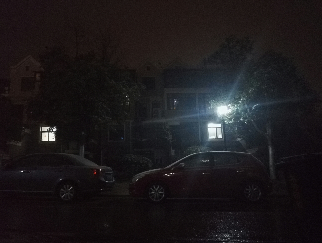
#> input picture night.png, 322 x 243 px
$ jupyter execute Experiment1.ipynb
#> lines starting #> are read from the running program, lines starting #| are printed output that depends on the picture
[cell 1]
# Cell 1 — Imports and utility functions
import cv2
import numpy as np
import matplotlib.pyplot as plt
from skimage import util, metrics  # skimage used for PSNR/MSE (optional)
import os

# Display settings for matplotlib
plt.rcParams['figure.figsize'] = (12,6)
plt.rcParams['image.interpolation'] = 'nearest'

def read_image_rgb(path):
    """Read image using OpenCV and convert BGR->RGB. Returns None if not found."""
#> called with path = 'night.png'
    img_bgr = cv2.imread(path, cv2.IMREAD_COLOR)
#> img_bgr is the input picture: shape (243, 322, 3); mean B, G, R 27.6, 25.7, 28.9
    if img_bgr is None:
        print(f"[ERROR] File not found: {path}")
        return None
    img_rgb = cv2.cvtColor(img_bgr, cv2.COLOR_BGR2RGB)
#| FirstI shape: (243, 322, 3) dtype: uint8
    return img_rgb

def show_images(images, titles=None, cmap=None):
    """Show list of images side by side. images are numpy arrays (H,W,3) or (H,W)."""
    n = len(images)
#> n = 1
    plt.figure(figsize=(5*n,5))
    for i, img in enumerate(images):
        plt.subplot(1,n,i+1)
        if titles: plt.title(titles[i])
        if img.ndim == 2:
            plt.imshow(img, cmap=cmap if cmap else 'gray')
        else:
            plt.imshow(img)
        plt.axis('off')
#> this loop made 1 pass
    plt.show()

def plot_rgb_histograms(rgb_img, bins=256, title_prefix=""):
    """Plot R,G,B histograms and luminance histogram."""
#> called with bins = 256, title_prefix = 'FirstI'
    if rgb_img is None:
        print("No image provided.")
        return
    r = rgb_img[:,:,0].ravel()
    g = rgb_img[:,:,1].ravel()
    b = rgb_img[:,:,2].ravel()
    plt.figure(figsize=(12,6))
    plt.subplot(1,2,1)
    plt.hist(r, bins=bins, alpha=0.6, label='R', density=False)
    plt.hist(g, bins=bins, alpha=0.6, label='G', density=False)
    plt.hist(b, bins=bins, alpha=0.6, label='B', density=False)
    plt.legend()
    plt.title(f"{title_prefix} RGB channel histograms")
    plt.xlabel('Intensity (0-255)')
    plt.ylabel('Count')

    # Luminance (Rec. 709 / perceptual weights) or use cv2.cvtColor to grayscale
    lum = (0.2126*r + 0.7152*g + 0.0722*b)
    plt.subplot(1,2,2)
    plt.hist(lum, bins=bins, alpha=0.9)
    plt.title(f"{title_prefix} Luminance histogram")
    plt.xlabel('Luminance (approx)')
    plt.ylabel('Count')
    plt.show()
#> figure, not shown here; panel 1: tallest bar 3662 high, from x = 16.61 to 17.57; panel 1: tallest bar 3751 high, from x = 12.83 to 13.81; panel 1: tallest bar 4180 high, from x = 15.8 to 16.78; panel 2: tallest bar 3786 high, from x = 13.13 to 14.09

def save_image_rgb(path, img_rgb):
    """Save an RGB image using cv2 (expects RGB -> convert to BGR)."""
    if img_rgb is None:
        print(f"Not saving {path}: image is None")
        return
    img_bgr = cv2.cvtColor(img_rgb, cv2.COLOR_RGB2BGR)
    cv2.imwrite(path, img_bgr)
    print(f"Saved: {path}")

[cell 2]
# Cell 2 — Load FirstI = night.png and show basic info + original histograms
first_path = "night.png"
FirstI = read_image_rgb(first_path)
if FirstI is None:
    # If file missing create a small placeholder so later code doesn't crash (only for demonstration)
    FirstI = np.zeros((200,300,3), dtype=np.uint8)
    FirstI[:] = (20,20,30)  # dark placeholder
    print("Using placeholder FirstI (night.png missing).")

print("FirstI shape:", FirstI.shape, "dtype:", FirstI.dtype)
show_images([FirstI], ["FirstI (original)"])
plot_rgb_histograms(FirstI, title_prefix="FirstI")

[cell 3]
# Cell 3 — 2. Linear transformations (brightness/contrast) and nonlinear (gamma/log)
# Linear: new = alpha * img + beta  (alpha: contrast, beta: brightness)
def linear_transform(img, alpha=1.0, beta=0):
    # img expected in uint8 RGB
#> called with alpha = 1.2, beta = 30
    res = cv2.convertScaleAbs(img, alpha=alpha, beta=beta)
    return res

# Nonlinear: Gamma correction and Log transform
def gamma_correction(img, gamma=1.0):
#> called with gamma = 0.6
    invGamma = 1.0 / gamma
    table = np.array([((i / 255.0) ** invGamma) * 255
                      for i in np.arange(256)]).astype("uint8")
    return cv2.LUT(img, table)

def log_transform(img):
    # Convert to float, apply log(1+I), normalize back to 0-255
    img_float = img.astype(np.float32)
    log_img = np.log1p(img_float)
    # normalize to 0-255
    log_img = 255 * (log_img - log_img.min()) / (log_img.max() - log_img.min() + 1e-8)
    return log_img.astype(np.uint8)
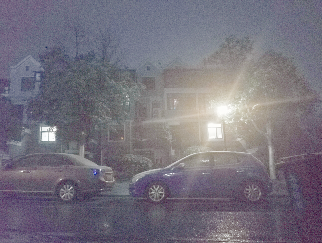
#> returned value: shape (243, 322, 3); mean of channels 0, 1, 2 124.8, 113.4, 117.8; drawn as B, G, R

# Apply several variants
linear_plus = linear_transform(FirstI, alpha=1.2, beta=30)  # brighten + slight contrast
linear_strong = linear_transform(FirstI, alpha=1.5, beta=40)  # stronger
gamma_low = gamma_correction(FirstI, gamma=0.6)   # gamma <1 brightens shadows
gamma_high = gamma_correction(FirstI, gamma=1.6)  # gamma >1 darkens
log_img = log_transform(FirstI)

# Show
show_images([FirstI, linear_plus, gamma_low, log_img],
            ["Original", "Linear alpha=1.2 beta=30", "Gamma=0.6", "Log transform"])
#> the loop in show_images (call 2), `for i, img in enumerate(images):` made 4 passes
# Show histograms for one enhanced result
plot_rgb_histograms(linear_plus, title_prefix="Linear_plus (FirstI)")

[cell 4]
# Cell 4 — 3. Histogram equalization for FirstI
# For color images, do equalization on luminance channel (Y in YCrCb) to avoid color shifts.

def hist_eq_color(img_rgb):
    img_ycrcb = cv2.cvtColor(img_rgb, cv2.COLOR_RGB2YCrCb)
#> img_ycrcb: shape (243, 322, 3); mean of channels 0, 1, 2 26.8, 129.4, 128.4
    y, cr, cb = cv2.split(img_ycrcb)
    y_eq = cv2.equalizeHist(y)
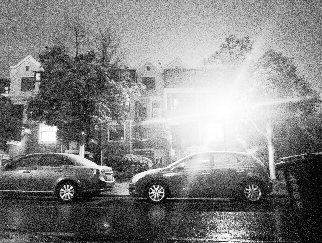
#> y_eq: shape (243, 322); min 0, max 255, mean 131.5
    ycrcb_eq = cv2.merge((y_eq, cr, cb))
#> ycrcb_eq: shape (243, 322, 3); mean of channels 0, 1, 2 131.5, 129.4, 128.4
    rgb_eq = cv2.cvtColor(ycrcb_eq, cv2.COLOR_YCrCb2RGB)
    return rgb_eq

def clahe_color(img_rgb, clipLimit=2.0, tileGridSize=(8,8)):
#> called with clipLimit = 3, tileGridSize = (8, 8)
    img_ycrcb = cv2.cvtColor(img_rgb, cv2.COLOR_RGB2YCrCb)
    y, cr, cb = cv2.split(img_ycrcb)
    clahe = cv2.createCLAHE(clipLimit=clipLimit, tileGridSize=tileGridSize)
    y_clahe = clahe.apply(y)
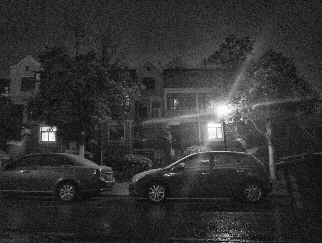
#> y_clahe: shape (243, 322); min 4, max 255, mean 49.8
    merged = cv2.merge((y_clahe, cr, cb))
#> merged: shape (243, 322, 3); mean of channels 0, 1, 2 49.8, 129.4, 128.4
    rgb_clahe = cv2.cvtColor(merged, cv2.COLOR_YCrCb2RGB)
    return rgb_clahe

eq_img = hist_eq_color(FirstI)
clahe_img = clahe_color(FirstI, clipLimit=3.0, tileGridSize=(8,8))

show_images([FirstI, eq_img, clahe_img], ["Original", "Hist equalized (YCrCb)", "CLAHE"])
plot_rgb_histograms(eq_img, title_prefix="Equalized FirstI")
#> call 3 of plot_rgb_histograms, with bins = 256, title_prefix = 'Equalized FirstI'
#> in plot_rgb_histograms (call 3), `plt.show()`:
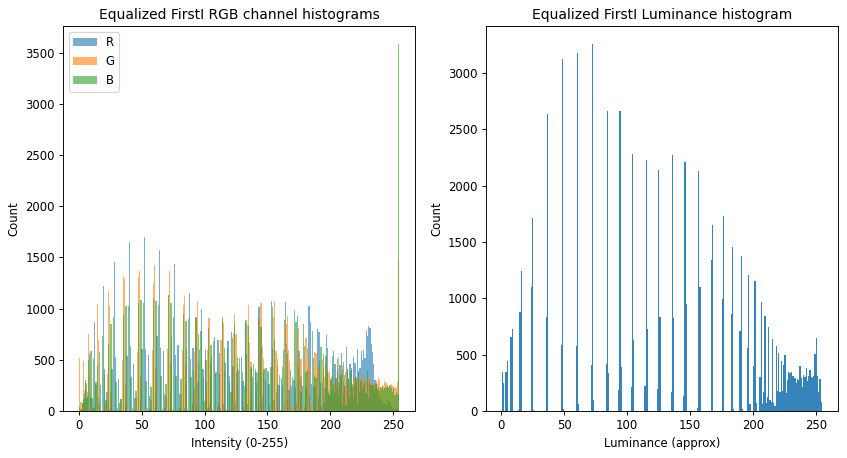
#> figure drawn by matplotlib, 2 panels; panel 1: tallest bar 1698 high, from x = 51.6 to 52.59; panel 1: tallest bar 1480 high, from x = 254 to 255; panel 1: tallest bar 3583 high, from x = 254 to 255; panel 2: tallest bar 3256 high, from x = 72.08 to 73.07

[cell 5]
# Cell 5 — Extra: Save results and print a checklist (completing "experiment requirements")
out_dir = "results"
os.makedirs(out_dir, exist_ok=True)
save_image_rgb(os.path.join(out_dir, "FirstI_linear_plus.png"), linear_plus)
save_image_rgb(os.path.join(out_dir, "FirstI_gamma_low.png"), gamma_low)
#> call 2 of save_image_rgb, with path = 'results/FirstI_gamma_low.png'
#> in save_image_rgb (call 2), `img_bgr = cv2.cvtColor(img_rgb, cv2.COLOR_RGB2BGR)`:
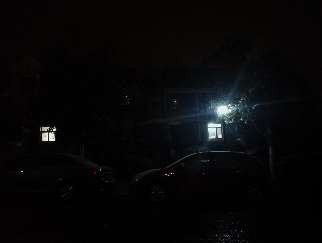
#> img_bgr: shape (243, 322, 3); mean B, G, R 8.3, 7.4, 7.9
save_image_rgb(os.path.join(out_dir, "FirstI_log.png"), log_img)
save_image_rgb(os.path.join(out_dir, "FirstI_equalized.png"), eq_img)
save_image_rgb(os.path.join(out_dir, "FirstI_clahe.png"), clahe_img)

print("Checklist for FirstI processed:")
print("- Computed and displayed R,G,B and luminance histograms ✔")
print("- Performed linear enhancements (alpha/beta) and showed result ✔")
print("- Performed nonlinear enhancements (gamma, log) and showed result ✔")
print("- Performed histogram equalization and CLAHE and showed results ✔")
print("- Saved enhanced images to results/ ✔")

[cell 6]
# Cell 6 — Load SecI = peppers.jpg
sec_path = "peppers.jpg"
SecI = read_image_rgb(sec_path)
#> call 2 of read_image_rgb, with path = 'peppers.jpg'
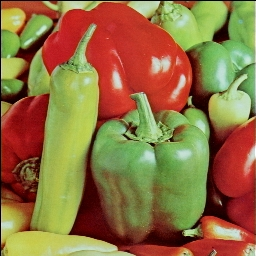
#> input picture peppers.jpg, 256 x 256 px
#> in read_image_rgb, img_bgr is the input picture: shape (256, 256, 3); mean B, G, R 64.8, 113.1, 144.3
if SecI is None:
    SecI = cv2.imread(cv2.samples.findFile("img001.jpg"), cv2.IMREAD_COLOR)
    if SecI is not None:
        SecI = cv2.cvtColor(SecI, cv2.COLOR_BGR2RGB)
        print("Loaded sample fallback image for SecI.")
    else:
        # placeholder
        SecI = np.full((300,400,3), 128, dtype=np.uint8)
        print("Using placeholder SecI (peppers.jpg missing).")

print("SecI shape:", SecI.shape)
#| SecI shape: (256, 256, 3)
show_images([SecI], ["SecI (original)"])

[cell 7]
# Cell 7 — 1. Add Gaussian noise to SecI -> NoiseI
def add_gaussian_noise(img_rgb, mean=0.0, sigma=15.0):
    """Add Gaussian noise; img_rgb uint8 in [0,255]."""
#> called with mean = 0, sigma = 20
    gauss = np.random.normal(mean, sigma, img_rgb.shape).astype(np.float32)
    noisy = img_rgb.astype(np.float32) + gauss
    noisy = np.clip(noisy, 0, 255).astype(np.uint8)
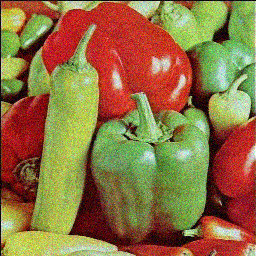
#> noisy: shape (256, 256, 3); mean R, G, B 143.8, 113.4, 65.4
    return noisy

NoiseI = add_gaussian_noise(SecI, mean=0.0, sigma=20.0)
show_images([SecI, NoiseI], ["Original SecI", "NoiseI (Gaussian sigma=20)"])

[cell 8]
# PSNR and MSE
def compute_metrics(a, b):
    a_f = a.astype(np.float32)
    b_f = b.astype(np.float32)
    mse = np.mean((a_f - b_f)**2)
#> mse = 375.4
    if mse == 0:
        psnr = float('inf')
    else:
        PIXEL_MAX = 255.0
        psnr = 10 * np.log10((PIXEL_MAX**2) / mse)
#> psnr = 22.39
    return mse, psnr

mse_n, psnr_n = compute_metrics(SecI, NoiseI)
#> mse_n = 375.4; psnr_n = 22.39
print(f"NoiseI vs original — MSE: {mse_n:.2f}, PSNR: {psnr_n:.2f} dB")
#| NoiseI vs original — MSE: 375.39, PSNR: 22.39 dB

[cell 9]
# Cell 8 — 2. Smoothing filters for NoiseI -> SmoothI
# We'll design & try: (a) Gaussian blur, (b) Median filter, (c) Bilateral filter
def gaussian_smooth(img, ksize=5, sigma=1.0):
#> called with ksize = 5, sigma = 1.5
    return cv2.GaussianBlur(img, (ksize,ksize), sigma)
#> returned value: shape (256, 256, 3)

def median_smooth(img, ksize=5):
    # cv2.medianBlur expects single- or 3-channel uint8
#> called with ksize = 5
    return cv2.medianBlur(img, ksize)

def bilateral_smooth(img, d=9, sigmaColor=75, sigmaSpace=75):
#> called with d = 9, sigmaColor = 75, sigmaSpace = 75
    return cv2.bilateralFilter(img, d, sigmaColor, sigmaSpace)
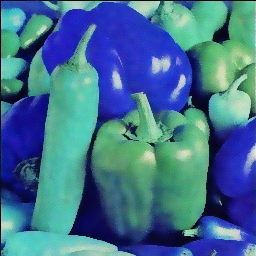
#> returned value: shape (256, 256, 3); mean of channels 0, 1, 2 143.8, 113.3, 65.2; drawn as B, G, R

smooth_gauss = gaussian_smooth(NoiseI, ksize=5, sigma=1.5)
smooth_median = median_smooth(NoiseI, ksize=5)
smooth_bilateral = bilateral_smooth(NoiseI, d=9, sigmaColor=75, sigmaSpace=75)

show_images([NoiseI, smooth_gauss, smooth_median, smooth_bilateral],
            ["NoiseI", "Gaussian blur", "Median filter", "Bilateral filter"])

# Compute metrics
for name, sm in [("Gaussian", smooth_gauss), ("Median", smooth_median), ("Bilateral", smooth_bilateral)]:
    mse_s, psnr_s = compute_metrics(SecI, sm)
    print(f"{name} smoothing — MSE: {mse_s:.2f}, PSNR: {psnr_s:.2f} dB")
#> this loop made 3 passes
#> (name, mse in compute_metrics, psnr in compute_metrics, mse_s, psnr_s) on passes 1 to 3: ('Gaussian', 210.3, 24.9, 210.3, 24.9), ('Median', 140.9, 26.64, 140.9, 26.64), ('Bilateral', 69.36, 29.72, 69.36, 29.72)
#| Gaussian smoothing — MSE: 210.27, PSNR: 24.90 dB
#| Median smoothing — MSE: 140.91, PSNR: 26.64 dB
#| Bilateral smoothing — MSE: 69.36, PSNR: 29.72 dB
#> pass 1, in compute_metrics (call 2), `b_f = b.astype(np.float32)`:
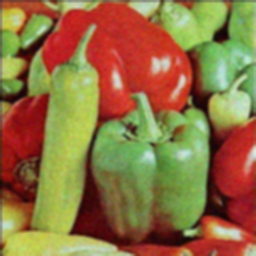
#> b_f: shape (256, 256, 3) float32; mean R, G, B 144.1, 113.7, 65.6

[cell 10]
# Cell 9 — 3. Design a sharpening filter for SmoothI -> SharpenI
# Two methods: (A) Kernel sharpening (unsharp mask via kernel), (B) Unsharp Masking (image - blurred)

SmoothI = smooth_bilateral.copy()
save_image_rgb(os.path.join(out_dir, "SecI_NoiseI.png"), NoiseI)
save_image_rgb(os.path.join(out_dir, "SecI_SmoothI.png"), SmoothI)

# A: simple kernel
kernel_sharp = np.array([[0, -1, 0],
                         [-1, 5, -1],
                         [0, -1, 0]], dtype=np.float32)

def kernel_sharpen(img, kernel=kernel_sharp):
    return cv2.filter2D(img, -1, kernel)
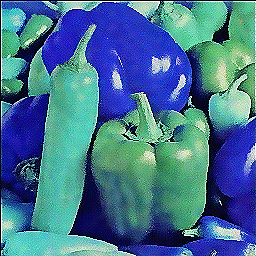
#> returned value: shape (256, 256, 3); mean of channels 0, 1, 2 144.6, 115, 67.5; drawn as B, G, R

# B: unsharp mask
def unsharp_mask(img, sigma=1.0, strength=1.5):
#> called with sigma = 1, strength = 0.7
    blurred = cv2.GaussianBlur(img, (0,0), sigma)
    sharpened = cv2.addWeighted(img, 1.0 + strength, blurred, -strength, 0)
    # clip
    return np.clip(sharpened, 0, 255).astype(np.uint8)

sharpen_kernel = kernel_sharpen(SmoothI)
sharpen_unsharp = unsharp_mask(SmoothI, sigma=1.0, strength=0.7)

show_images([SmoothI, sharpen_kernel, sharpen_unsharp],
            ["SmoothI (input)", "Kernel sharpen", "Unsharp mask"])
# Metrics
mse_k, psnr_k = compute_metrics(SecI, sharpen_kernel)
#> mse_k = 872.2; psnr_k = 18.72
mse_u, psnr_u = compute_metrics(SecI, sharpen_unsharp)
#> mse_u = 115.5; psnr_u = 27.51
print(f"Kernel sharpen MSE: {mse_k:.2f}, PSNR: {psnr_k:.2f} dB")
#| Kernel sharpen MSE: 872.15, PSNR: 18.72 dB
print(f"Unsharp mask MSE: {mse_u:.2f}, PSNR: {psnr_u:.2f} dB")
#| Unsharp mask MSE: 115.48, PSNR: 27.51 dB

# Choose final sharpened image
SharpenI = sharpen_unsharp
save_image_rgb(os.path.join(out_dir, "SecI_SharpenI.png"), SharpenI)

[cell 11]
# Cell 10 — 4. Complete items: plotting histograms and final checklist for SecI
plot_rgb_histograms(SecI, title_prefix="SecI original")
